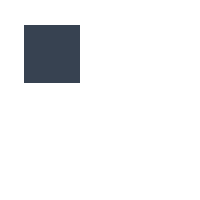
#> input picture jigsaw/backpack/1.png, 200 x 200 px; its folder holds only this picture in this run
$ python mixer.py
#> lines starting #> are read from the running program, lines starting #| are printed output that depends on the picture
import os
import time
from PIL import Image

imagePath = "./jigsaw"
outputPath = "./output"

categories = []
files = []

mix_tmp = []
combines = []


def scan_folders():
    for category in os.listdir(imagePath):
        categories.append(category)

    print(categories)


def count_permutations():
    if len(categories) == 0:
        scan_folders()


def produce_files():
    if len(categories) == 0:
        print("Empty Content")
        return

    for category in categories:
        cat_files = os.listdir(os.path.join(imagePath, category))
        files.append(cat_files)


tmp = []
result = []
count = 0


def initialize_tmp():
    tmp.clear()
    for _tmp in categories:
        tmp.append('')


def arrange(arr: list, layer: int):
#> called with layer = 0
    global count

    pictures = arr[layer]
    for picture in pictures:
        tmp[layer] = os.path.join(imagePath, categories[layer], picture)
        if layer < len(arr) - 1:
            arrange(arr, layer + 1)
        else:
            result.append(tmp)
            count += 1

def mix_files(arr: list, *args):
    arr = arr.copy()
    if len(args) > 0:
        if len(arr) > 1:
            new_image = Image.alpha_composite(args[0], Image.open(arr[0]))
            arr.pop(0)
            mix_files(arr, new_image)
            return
        if len(arr) == 1:
            print(arr)
            new_image = Image.alpha_composite(args[0], Image.open(arr[0]))
            new_image.save(os.path.join(outputPath, "mix_" + str(time.time()) + ".png"))
            arr.pop(0)
            # new_image.show()
            return
    new_image = Image.alpha_composite(Image.open(arr[0]), Image.open(arr[1]))
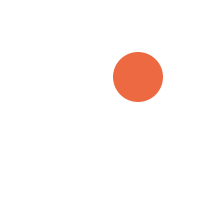
#> input picture jigsaw/body/1.png, 200 x 200 px
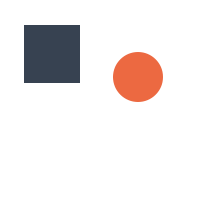
#> new_image: PIL image 200x200 RGBA; mean R, G, B, A 237.8, 232, 231.2, 33.2; transparent parts drawn white
    arr.pop(0)
    arr.pop(0)
    mix_files(arr, new_image)
    return


scan_folders()
produce_files()
initialize_tmp()
arrange(files, 0)

for item in result:
#> (the run stopped early here; a loop or call above may not have finished)
